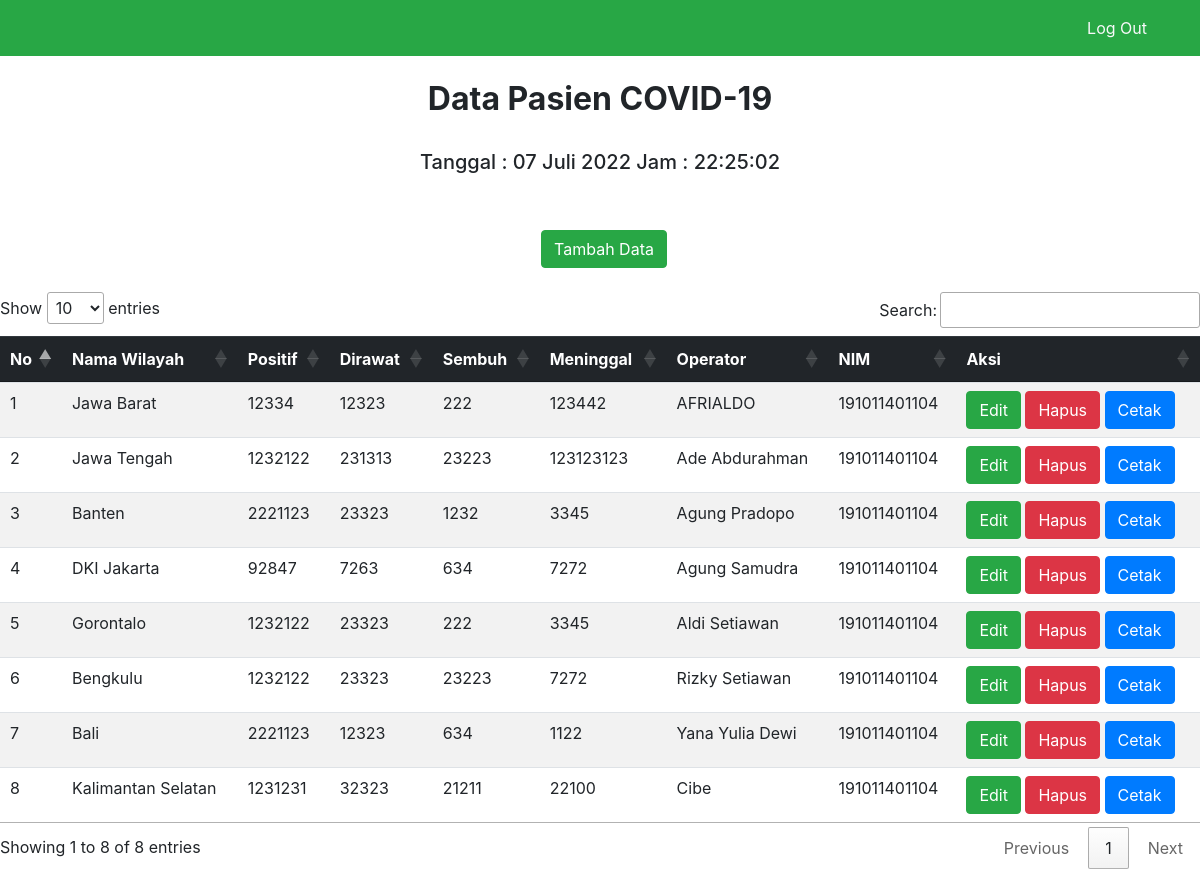
/index.php (signed in), run on the app's committed database.
### tables this page shows
CREATE TABLE `data` (
  `id` int(11) NOT NULL,
  `nama_wilayah` varchar(200) NOT NULL,
  `jumlah_positif` int(11) NOT NULL,
  `jumlah_dirawat` int(11) NOT NULL,
  `jumlah_sembuh` int(11) NOT NULL,
  `jumlah_meninggal` int(11) NOT NULL,
  `nama_operator` varchar(200) NOT NULL,
  `nim_mahasiswa` bigint(20) NOT NULL
);

### index.php (the view, shortened to what this page needs)
<?php
include "koneksi.php";
if ($_SESSION['username']) {
?>
<!DOCTYPE html>
<html lang="en">
<head>
 <link rel="stylesheet" href="bootstrap/css/bootstrap.css">
 <link rel="stylesheet" type="text/css" href="//cdn.datatables.net/1.10.11/css/jquery.dataTables.min.css">
<link rel="stylesheet" href="https://stackpath.bootstrapcdn.com/bootstrap/4.1.3/css/bootstrap.min.css">
</head>
<body>
<nav class='navbar navbar-expand-lg navbar-success bg-success text-light '>
    <div class="container">
        <ul class="navbar-nav ml-auto ">
            <li class="nav-item ml-6">
                <a href="logout.php" class="nav-link text-light"> Log Out </a>
            </li>
        </ul>
    </div>
</nav>
   <div class="col-sm-13">
    <br>
    <h2><center><b>Data Pasien COVID-19</b></center></h2>
	<body>
<center>
<h5>
<?php
	function tgl ($tanggal) {
        $bulan = array (
        1 => 'Januari',
        'Februari',
        'Maret',
        'April',
        'Mei',
        'Juni',
        'Juli',
        'Agustus',
        'September',
        'Oktober',
        'November',
        'Desember'
    );
        $tanda = explode('-', $tanggal);
        return $tanda[2] . ' ' . $bulan[(int)$tanda[1] ] . ' ' . $tanda[0];
}
    $jam = date('H:i:s');
?>
<?php
    echo "Tanggal  :  " . tgl(date('Y-m-d'));
    echo "  Jam  :  " . $jam . "<br>";
?>
</h5>
</body>
<br><br>
            <a href="tambah.php" style="margin-left:0.5pc;"
              class="btn btn-success btn-md pull-right">
              <i class="fa fa-list"></i>Tambah Data</a>
            <br/>
    <center><table class="table table-striped table-hover dtabel "style="right:80;""><center>
     <thead class="table-dark">
      <tr>
       <th>No</th>
       <th>Nama Wilayah</th>
       <th>Positif</th>
       <th>Dirawat</th>
       <th>Sembuh</th>
       <th>Meninggal</th>
       <th>Operator</th>
       <th>NIM</th>
       <th>Aksi</th>
      </tr>
     </thead>
     <tbody>
      <?php
       $no = 1;
       $result =  mysqli_query($con,"SELECT * FROM data");
       while ($row = mysqli_fetch_assoc($result)) {
      ?>
      <center><tr width="100%"></center>
       <td><?php echo $no++; ?></td>
       <td ><?php echo $row['nama_wilayah']; ?></td>
       <td ><?php echo $row['jumlah_positif']; ?></td>
       <td ><?php echo $row['jumlah_dirawat']; ?></td>
       <td ><?php echo $row['jumlah_sembuh']; ?></td>
       <td ><?php echo $row['jumlah_meninggal']; ?></td>
       <td ><?php echo $row['nama_operator']; ?></td>
       <td ><?php echo $row['nim_mahasiswa']; ?></td>
       <td >
        <a href="editform.php?id=<?php echo $row['id'];?>" class="btn btn-success" role="button">Edit</a>
        <a href="delete.php?id=<?php echo $row['id']?>" class="btn btn-danger" role="button">Hapus</a>
        <a href="cetak.php?id=<?php echo $row['id']?>" class="btn btn-primary" role="button">Cetak</a>
       </td>
      <?php
       }
      ?>
     </tbody>
    </table>
   </div>
</body>
</html>
<?php
} else {
    header("location:login.php");
}
?>

### data on the page
data: nama_wilayah "Jawa Barat", jumlah_positif "12334", jumlah_dirawat "12323", jumlah_sembuh "222", jumlah_meninggal "123442", nama_operator "AFRIALDO", nim_mahasiswa "191011401104"
data: nama_wilayah "Jawa Tengah", jumlah_positif "1232122", jumlah_dirawat "231313", jumlah_sembuh "23223", jumlah_meninggal "123123123", nama_operator "Ade Abdurahman", nim_mahasiswa "191011401104"
data: nama_wilayah "Banten", jumlah_positif "2221123", jumlah_dirawat "23323", jumlah_sembuh "1232", jumlah_meninggal "3345", nama_operator "Agung Pradopo", nim_mahasiswa "191011401104"
data: nama_wilayah "DKI Jakarta", jumlah_positif "92847", jumlah_dirawat "7263", jumlah_sembuh "634", jumlah_meninggal "7272", nama_operator "Agung Samudra", nim_mahasiswa "191011401104"
data: nama_wilayah "Gorontalo", jumlah_positif "1232122", jumlah_dirawat "23323", jumlah_sembuh "222", jumlah_meninggal "3345", nama_operator "Aldi Setiawan", nim_mahasiswa "191011401104"
data: nama_wilayah "Bengkulu", jumlah_positif "1232122", jumlah_dirawat "23323", jumlah_sembuh "23223", jumlah_meninggal "7272", nama_operator "Rizky Setiawan", nim_mahasiswa "191011401104"
data: nama_wilayah "Bali", jumlah_positif "2221123", jumlah_dirawat "12323", jumlah_sembuh "634", jumlah_meninggal "1122", nama_operator "Yana Yulia Dewi", nim_mahasiswa "191011401104"
data: nama_wilayah "Kalimantan Selatan", jumlah_positif "1231231", jumlah_dirawat "32323", jumlah_sembuh "21211", jumlah_meninggal "22100", nama_operator "Cibe", nim_mahasiswa "191011401104"
